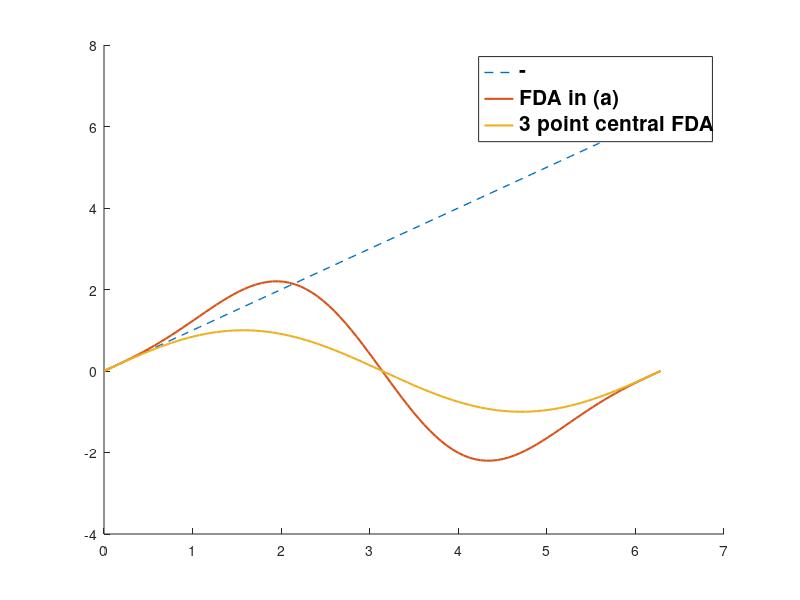

Here is the MATLAB script that generated this plot: (Note: this script raises an error after producing the figure.)
clear;
clc;

kh = linspace(0, 2*pi, 100);
hold on
plot(kh,kh,'--','LineWidth',1)
modified_kh_1 = (1/2j)*(-3 + 4*exp(j*kh)-exp(j*2*kh));
plot(kh, real(modified_kh_1),'LineWidth',1.5)
hold on
modified_kh_2 = (1/2j)*(exp(j*kh)-exp(-j*kh));
plot(kh, real(modified_kh_2),'LineWidth',1.5)



legend('-','FDA in (a)','3 point central FDA',...
       'FontSize', 15, 'FontWeight', 'bold')

ax = gca;
ax.FontSize = 18;

title('Modified wavenumber analysis for two FDA schemes',...
       'FontSize',20,'FontWeight','bold');
xlabel('kh','FontSize',20,'FontWeight','normal')
ylabel('k prime h','FontSize',20,'FontWeight','normal')

axis padded